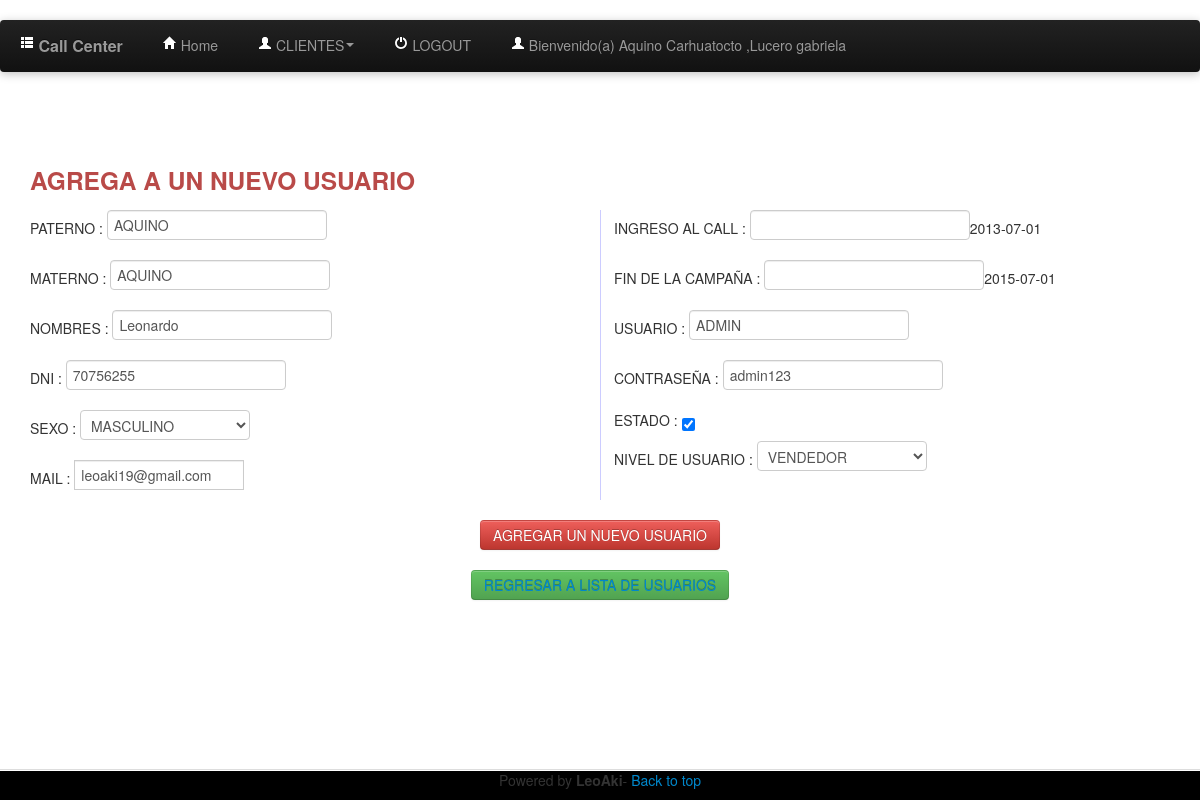
Screenshot of /procesa3.php?code=1 (signed in) with the database file from the repository.
### tables this page shows
CREATE TABLE IF NOT EXISTS `Persona` (
  `codigo` int(11) NOT NULL AUTO_INCREMENT,
  `paterno` varchar(50) DEFAULT NULL,
  `materno` varchar(50) DEFAULT NULL,
  `nombres` varchar(100) DEFAULT NULL,
  `dni` char(8) DEFAULT NULL,
  `sexo` char(1) DEFAULT NULL,
  `email` varchar(100) DEFAULT NULL,
  `inicio` date DEFAULT NULL,
  `fin` date NOT NULL,
  `usuario` varchar(25) NOT NULL,
  `contrasena` varchar(32) NOT NULL,
  `nivel` int(4) NOT NULL,
  `estado` int(1) NOT NULL,
  `ultimasesion` datetime NOT NULL,
  PRIMARY KEY (`codigo`)
);

### class/Persona.php (called while the page is built, shortened)
<?php
require_once 'CONECTION.php';
class Persona extends Conection{
    private $PATERNO;
    private $MATERNO;
    private $NOMBRES;
    private $DNI;
    private $SEXO;
    private $EMAIL;
    private $INICIO;
    private $FIN;
    private $USUARIO;
    private $CONTRASENA;
    public function getUSUARIO() {
        return $this->USUARIO;
    }
    public function getCONTRASENA() {
        return $this->CONTRASENA;
    }
    public function getPATERNO() {
        return $this->PATERNO;
    }
    public function getMATERNO() {
        return $this->MATERNO;
    }
    public function getNOMBRES() {
        return $this->NOMBRES;
    }
    public function getDNI() {
        return $this->DNI;
    }
    public function getSEXO() {
        return $this->SEXO;
    }
    public function getEMAIL() {
        return $this->EMAIL;
    }
    public function getINICIO() {
        return $this->INICIO;
    }
    public function getFIN() {
        return $this->FIN;
    }
    public function QUIENES($dni) {
        $coneccion= new Conection();
        $consulta=  mysql_query("Select * from persona where codigo='".$dni."';");
        return $consulta;
    }
    public function setDATA($codigo,$paterno,$materno,$nombres,$dni,$sexo,$email,$inicio,$fin,$usuario,$contrasena,$nivel,$estado,$ultimasesion){
        $this->PATERNO=$paterno;
        $this->MATERNO=$materno;
        $this->NOMBRES=$nombres;
        $this->DNI=$dni;
        $this->SEXO=$sexo;
        $this->EMAIL=$email;
        $this->INICIO=$inicio;
        $this->FIN=$fin;
        $this->USUARIO=$usuario;
        $this->CONTRASENA=$contrasena;
    }
    public function BUSCAR($codigo) {
        $conectar=new Conection();
        $PERSONA= new Persona();
        $query=  mysql_query("select * from persona where codigo=".$codigo);
        if($query){
            while ($row = mysql_fetch_array($query)) {
                $PERSONA->setDATA($row[0],$row[1],$row[2],$row[3],$row[4],$row[5],$row[6],$row[7],$row[8],$row[9],$row[10],$row[11],$row[12],$row[13]);
            }
        }  else {
            echo 'NO SE ENCONTRO NINGUN REGISTRO';
        }
        return $PERSONA;
    }
}
?>

### class/CONECTION.php (called while the page is built, shortened)
<?php
class CONECTION {
    public function CONECT() {
        $this->SERVER="localhost";
        $this->BD="CALL_CENTER";
        $this->PASS="lncc";
        $this->USER="root";
        $this->CONECCION=mysql_connect($this->SERVER, $this->USER, $this->PASS) or
                die (mysql_error());
        return $this->CONECCION;
    }
}
?>

### procesa3.php (the view, shortened to what this page needs)
<?php session_start();
$coder=$_GET['code'];
?>
<!DOCTYPE html>
<html lang="es">
<head>
</head>
<?php
require_once 'class/Persona.php';
$person= new Persona();
$valor=$person->BUSCAR($coder);
if(!$_SESSION['USERINPUT'])
{
session_start();
session_destroy();
header('location: index.php');
}else{
    require_once 'includes/header.php';
?>
<body>
<center>
<div style="width: 95%; text-align: justify" id="divmain">
    <h3 class="text-error">AGREGA A UN NUEVO USUARIO</h3>
<form id="frm1" name="frm1" action="" method="POST" onsubmit='agregarPais();'>
<div class="multicolumna5columnas">
<div class="control-group">
    <span class="control-label">PATERNO : </span>
    <input type="text" id="txtpat" name="txtpat" value="<?php echo $valor->getPATERNO(); ?>">
</div>
<div class="control-group">
    <span class="control-label">MATERNO : </span>
    <input type="text" id="txtmat" name="txtmat" value="<?php echo $valor->getMATERNO(); ?>">
</div>
<div class="control-group">
    <span class="control-label">NOMBRES : </span>
    <input type="text" id="txtname" name="txtname" value="<?php echo $valor->getNOMBRES(); ?>">
</div>
<div class="control-group">
    <span class="control-label">DNI : </span>
    <input type="text" id="txtdni" name="txtdni"maxlength="8"  value="<?php echo $valor->getDNI(); ?>"/>
</div>
<div class="control-group">
    <span class="control-label">SEXO : </span>
    <select class="span2" id="txtsexo" name="txtsexo" value="<?php echo $valor->getSEXO(); ?>"/>
        <option value="M">MASCULINO</option>
</div>
    <span class="control-label">MAIL : </span>
    <div class="input-prepend input-append">
    <input class="span2" id="txtmail1" name="txtmail1" type="text" value="<?php echo $valor->getEMAIL(); ?>"/>
    </div>
<div class="control-group">
    <span class="control-label">INGRESO AL CALL : </span>
    <input type="text" id="datepicker" name="datepicker" size="30"/><?php echo $valor->getINICIO(); ?>
</div>
<div class="control-group">
    <span class="control-label">FIN DE LA CAMPA&Ntilde;A : </span>
    <input type="text" id="datepicker2" name="datepicker2" size="30"/><?php echo $valor->getFIN(); ?>
</div>
<div class="control-group">
    <span class="control-label">USUARIO : </span>
    <input type="text" id="txtuser" name="txtuser" value="<?php echo $valor->getUSUARIO(); ?>"/>
</div>
<div class="control-group">
    <span class="control-label">CONTRASE&Ntilde;A : </span>
    <input type="text" id="txtcontra" name="txtcontra" value="<?php echo $valor->getCONTRASENA(); ?>"/>
</div>
<div class="control-group">
    <span class="control-label">ESTADO : </span>
    <input type="checkbox" id="txtstatus" name="txtstatus" checked>
</div>
<div class="control-group">
    <span class="control-label">NIVEL DE USUARIO : </span>
    <select class="span2" id="txtlevel" name="txtlevel">
        <option value="3">VENDEDOR</option>
    </select>
</div>
</div>
    <br>
    <center><button type="submit" class="btn btn-danger" id="btnsend" name="btnsend">AGREGAR UN NUEVO USUARIO</button></center>
</form>
</div>
    <button class="btn btn-success"><a href="manteinuser.php">REGRESAR A LISTA DE USUARIOS</a></button>
</center>
<?php require_once 'includes/footer.php'; ?>
    </body>
<?php }?>
</html>

### includes/header.php (shortened to what this page needs)
<div class="navbar-wrapper">
    <div class="navbar navbar-inverse">
      <div class="navbar-inner">
        <a class="brand" href=""><i class="icon-th-list icon-white"></i> Call Center</a>
        <div class="nav-collapse collapse">
          <ul class="nav">
            <li><a href="index.php"><i class="icon icon-home icon-white"></i> Home</a></li>
            <li class="dropdown">
              <a href="#" class="dropdown-toggle" data-toggle="dropdown"><i class="icon-user icon-white"></i> CLIENTES<b class="caret"></b></a>
            </li>
            <li><a href="logout.php"><i class="icon-off icon-white"></i> LOGOUT</a></li>
            <li>
                <?php
                require_once "class/Persona.php";
                $QUIEN= new Persona();
                $uiui=$QUIEN->QUIENES($_SESSION["codigo"]);
                if($rowcito=  mysql_fetch_array($uiui)){
                    $paterno=$rowcito["paterno"];
                    $materno=$rowcito["materno"];
                    $nombrestodos=$rowcito["nombres"];
                }
                echo "<a><i class='icon-user icon-white'></i> Bienvenido(a) $paterno $materno ,$nombrestodos</a>";?>
           </li>
          </ul>
        </div>
      </div>
    </div>
</div>

### static/css/mystyle.css (style rules this page uses)
body { padding-top: 150px; padding-bottom: 40px; }
* { margin: 0; }
.navbar-wrapper { position: absolute; top: 0; left: 0; right: 0; z-index: 10; margin-top: 20px; margin-bottom: -90px; }
.navbar-wrapper .navbar { width: 100%; }
.navbar .navbar-inner { border: 0; -webkit-box-shadow: 0 2px 10px rgba(0,0,0,.25); -moz-box-shadow: 0 2px 10px rgba(0,0,0,.25); box-shadow: 0 2px 10px rgba(0,0,0,.25); }
.navbar .brand { padding: 14px 20px 16px; font-size: 16px; font-weight: bold; text-shadow: 0 -1px 0 rgba(0,0,0,.5); }
.navbar .nav > li > a { padding: 15px 20px; }

### procesa3.php (style rules this page uses)
.multicolumna5columnas { -moz-column-count: 2; -moz-column-gap: 2em; -moz-column-rule: 1px solid #ccf; -webkit-column-count: 2; -webkit-column-gap: 2em; -webkit-column-rule: 1px solid #ccf; }

### rows the page displays
persona: paterno "Aquino", materno "Carhuatocto", nombres "Lucero gabriela"
persona: txtpat "AQUINO", txtmat "AQUINO", txtname "Leonardo", txtdni "70756255", txtsexo "MASCULINO", txtmail1 "leoaki19@gmail.com", inicio "2013-07-01", fin "2015-07-01", txtuser "ADMIN", txtcontra "admin123"
